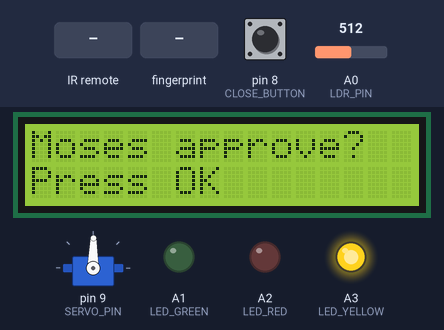
Bench run of a sketch on a simulated Arduino Uno, built with avr-gcc and run on an emulated ATmega328P. On the bench: servo, 16×2 character LCD, output pins drawn as LEDs (lit = HIGH). The test bench sets the inputs (shaded band); at power-on: A0 (LDR_PIN) = 512, pin 8 (CLOSE_BUTTON) HIGH. What the sketch prints to the serial monitor is not drawn.

Above: at 4.8 s.
4.9 s: infrared code 0x1C received
At 5.3 s:
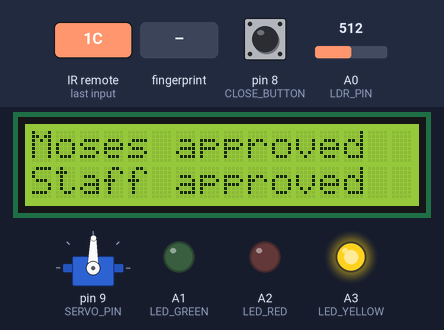
7.9 s: finger stored as number 1 placed on the sensor
At 9.6 s:
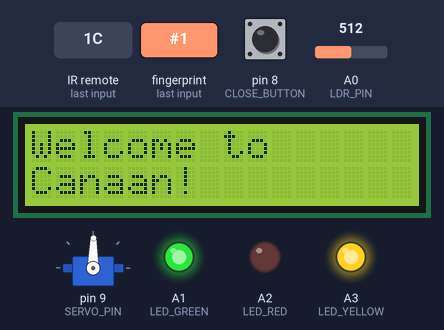
10.9 s: A0 (LDR_PIN) set to 488
At 12.1 s:
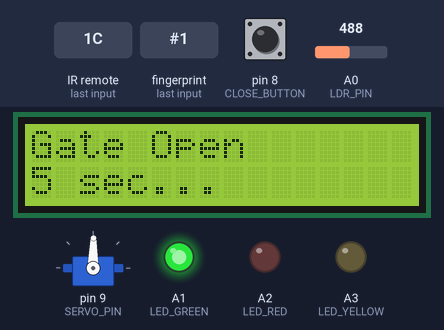
12.4 s: A0 (LDR_PIN) set to 510
At 13.4 s:
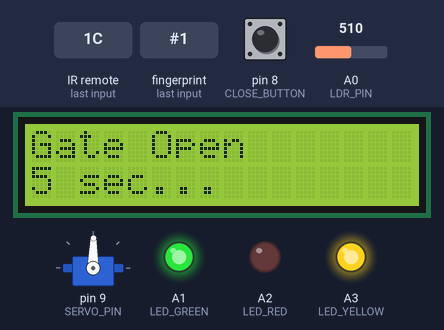
13.9 s: A0 (LDR_PIN) set to 490
At 16.8 s:
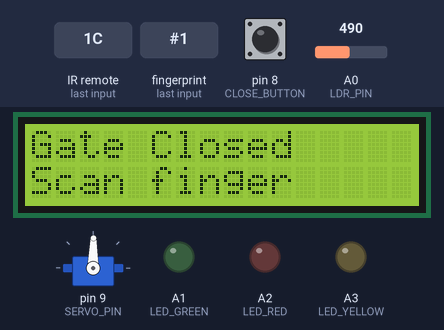
16.9 s: A0 (LDR_PIN) set to 511
At 19.1 s:
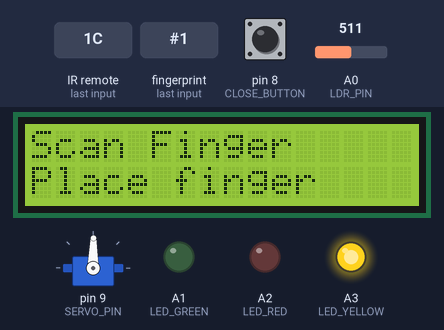
Timing chart, 0 to 20.4 s (numbered marks = the images above; inputs shaded):
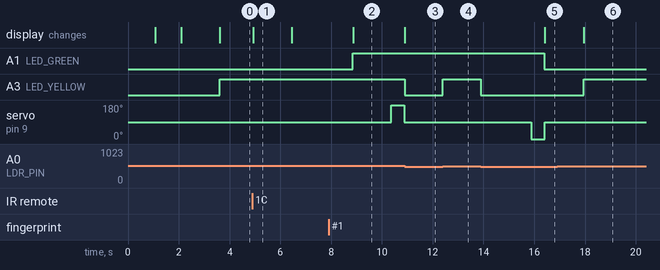

Measured:
- the behaviour switches between 501 and 500 on A0 (LDR_PIN) (found by bisection; images 2 and 3)
- after the input at 4.9 s, the display: changes at once (image 1)
- after the input at 7.9 s, A1 (LED_GREEN): LOW → HIGH after 0.95 s; servo on pin 9 (SERVO_PIN): 89° → 180° after 2.5 s, → 89° 0.52 s later; the display: changes after 0.97 s (image 2)
- after the input at 10.9 s, A3 (LED_YELLOW): HIGH → LOW at once
- after the input at 12.4 s, A3 (LED_YELLOW): LOW → HIGH at once
- after the input at 13.9 s, A3 (LED_YELLOW): HIGH → LOW at once
- after the input at 16.9 s, A3 (LED_YELLOW): LOW → HIGH after 1.0 s

The sketch:

ARD_GROUP_26.ino
```cpp
#include <IRremote.h>
#include <Servo.h>
#include <Wire.h>
#include <LiquidCrystal_I2C.h>
#include <Adafruit_Fingerprint.h>
#include <SoftwareSerial.h>

// ---------- IR Remote - Moses Approval ----------
#define IR_PIN 11
#define OK_BUTTON_CODE 0x1C

// ---------- Fingerprint ----------
#define FINGER_RX 3
#define FINGER_TX 2

SoftwareSerial fingerSerial(FINGER_RX, FINGER_TX);
Adafruit_Fingerprint finger = Adafruit_Fingerprint(&fingerSerial);

// ---------- LCD ----------
LiquidCrystal_I2C lcd(0x27, 16, 2);

// ---------- Pins ----------
#define LED_GREEN A1
#define LED_RED A2
#define LED_YELLOW A3

#define SERVO_PIN 9
#define CLOSE_BUTTON 8
#define LDR_PIN A0

// ---------- Servo 360 ----------
Servo redSeaServo;

#define SERVO_STOP 89
#define SERVO_OPEN 180
#define SERVO_CLOSE 0

// זמני פתיחה/סגירה
const int OPEN_TIME = 500;
const int CLOSE_TIME = 500;

// כמה זמן השער נשאר פתוח
const unsigned long GATE_OPEN_DURATION = 5000;

// ---------- Light Sensor ----------
const int DARK_THRESHOLD = 500;

// ---------- System states ----------
enum State {
  WAIT_FOR_REMOTE,
  WAIT_FOR_FINGER,
  SEA_OPEN
};

State state = WAIT_FOR_REMOTE;

unsigned long fingerStateStartTime = 0;
const unsigned long FINGER_GRACE_TIME = 2000;

unsigned long seaOpenStartTime = 0;

unsigned long remoteStateStartTime = 0;
const unsigned long REMOTE_GRACE_TIME = 700;

// רק אחרי שהשער נסגר אוטומטית הכפתור פעיל
bool buttonEnabledAfterAutoClose = false;

void setup() {
  Serial.begin(9600);

  pinMode(LED_GREEN, OUTPUT);
  pinMode(LED_RED, OUTPUT);
  pinMode(LED_YELLOW, OUTPUT);
  pinMode(CLOSE_BUTTON, INPUT_PULLUP);

  digitalWrite(LED_GREEN, LOW);
  digitalWrite(LED_RED, LOW);
  digitalWrite(LED_YELLOW, LOW);

  redSeaServo.attach(SERVO_PIN);
  redSeaServo.write(SERVO_STOP);
  delay(1000);

  lcd.init();
  lcd.backlight();

  IrReceiver.begin(IR_PIN, ENABLE_LED_FEEDBACK);

  finger.begin(57600);

  lcd.clear();
  lcd.setCursor(0, 0);
  lcd.print(F("System Loading"));
  lcd.setCursor(0, 1);
  lcd.print(F("Please wait"));

  Serial.println(F("System loading..."));

  if (finger.verifyPassword()) {
    Serial.println(F("Fingerprint sensor found!"));
  } else {
    Serial.println(F("Fingerprint sensor NOT found."));
    lcd.clear();
    lcd.setCursor(0, 0);
    lcd.print(F("Finger Error"));
    lcd.setCursor(0, 1);
    lcd.print(F("Check wiring"));
    while (1);
  }

  delay(1500);
  resetToRemote();
}

void loop() {
  checkLightSensor();

  if (state == WAIT_FOR_REMOTE) {
    checkRemote();
  }

  else if (state == WAIT_FOR_FINGER) {
    // הכפתור פעיל רק אחרי שהשער נסגר אוטומטית
    if (buttonEnabledAfterAutoClose && digitalRead(CLOSE_BUTTON) == LOW) {
      delay(80);

      if (digitalRead(CLOSE_BUTTON) == LOW) {
        while (digitalRead(CLOSE_BUTTON) == LOW) {
          delay(10);
        }

        resetToRemoteByButton();
        return;
      }
    }

    checkFingerprintBeforeOpen();
  }

  else if (state == SEA_OPEN) {
    digitalWrite(LED_GREEN, HIGH);
    digitalWrite(LED_RED, LOW);

    // בזמן שהשער פתוח הכפתור לא עושה כלום
    if (millis() - seaOpenStartTime >= GATE_OPEN_DURATION) {
      autoCloseSea();
    }
  }
}

// ---------- Light Sensor / Pillar of Fire ----------

void checkLightSensor() {
  int lightValue = analogRead(LDR_PIN);

  // עמוד האש נדלק כשחושך
  if (lightValue > DARK_THRESHOLD) {
    digitalWrite(LED_YELLOW, HIGH);
  } else {
    digitalWrite(LED_YELLOW, LOW);
  }
}

// ---------- IR Remote - Moses Approval ----------

void checkRemote() {
  if (millis() - remoteStateStartTime < REMOTE_GRACE_TIME) {
    if (IrReceiver.decode()) {
      IrReceiver.resume();
    }
    return;
  }

  if (IrReceiver.decode()) {
    byte command = IrReceiver.decodedIRData.command;

    Serial.print(F("Button code: 0x"));
    Serial.println(command, HEX);

    if (IrReceiver.decodedIRData.flags & IRDATA_FLAGS_IS_REPEAT) {
      IrReceiver.resume();
      return;
    }

    IrReceiver.resume();

    if (command == OK_BUTTON_CODE) {
      digitalWrite(LED_RED, LOW);
      digitalWrite(LED_GREEN, LOW);

      buttonEnabledAfterAutoClose = false;

      lcd.clear();
      lcd.setCursor(0, 0);
      lcd.print(F("Moses approved"));
      lcd.setCursor(0, 1);
      lcd.print(F("Staff approved"));

      Serial.println(F("Moses approved"));

      delay(1500);

      prepareFingerScan();
    }
  }
}

// ---------- Fingerprint ----------

void prepareFingerScan() {
  lcd.clear();
  lcd.setCursor(0, 0);
  lcd.print(F("Scan Finger"));
  lcd.setCursor(0, 1);
  lcd.print(F("Place finger"));

  Serial.println(F("Waiting for fingerprint..."));

  digitalWrite(LED_RED, LOW);
  digitalWrite(LED_GREEN, LOW);

  fingerStateStartTime = millis();
  state = WAIT_FOR_FINGER;
}

void checkFingerprintBeforeOpen() {
  if (millis() - fingerStateStartTime < FINGER_GRACE_TIME) {
    return;
  }

  lcd.setCursor(0, 0);
  lcd.print(F("Scan Finger     "));
  lcd.setCursor(0, 1);
  lcd.print(F("Place finger    "));

  int fingerID = getFingerprintID();

  if (fingerID == -1) {
    return;
  }

  if (fingerID > 0) {
    digitalWrite(LED_RED, LOW);
    digitalWrite(LED_GREEN, HIGH);

    buttonEnabledAfterAutoClose = false;

    lcd.clear();
    lcd.setCursor(0, 0);
    lcd.print(F("Welcome to"));
    lcd.setCursor(0, 1);
    lcd.print(F("Canaan!"));

    Serial.print(F("Fingerprint approved. ID: "));
    Serial.println(fingerID);

    delay(1500);
    openRedSea();
  }

  else if (fingerID == -2) {
    denyFingerprintBeforeOpen();
  }
}

int getFingerprintID() {
  uint8_t p = finger.getImage();

  if (p == FINGERPRINT_NOFINGER) {
    return -1;
  }

  if (p != FINGERPRINT_OK) {
    return -1;
  }

  p = finger.image2Tz();

  if (p != FINGERPRINT_OK) {
    return -1;
  }

  p = finger.fingerFastSearch();

  if (p == FINGERPRINT_OK) {
    return finger.fingerID;
  }

  if (p == FINGERPRINT_NOTFOUND) {
    return -2;
  }

  return -1;
}

// ---------- Access Denied ----------

void denyFingerprintBeforeOpen() {
  digitalWrite(LED_RED, HIGH);
  digitalWrite(LED_GREEN, LOW);

  redSeaServo.write(SERVO_STOP);

  lcd.clear();
  lcd.setCursor(0, 0);
  lcd.print(F("Access Denied"));
  lcd.setCursor(0, 1);
  lcd.print(F("Try again"));

  Serial.println(F("Access denied: Finger denied"));

  delay(3000);

  digitalWrite(LED_RED, LOW);

  // אחרי טביעה לא נכונה נשארים בשלב האצבע
  prepareFingerScan();
}

// ---------- Red Sea ----------

void openRedSea() {
  digitalWrite(LED_GREEN, HIGH);
  digitalWrite(LED_RED, LOW);

  // Servo 360: פתיחה לזמן קצר ואז עצירה
  redSeaServo.write(SERVO_OPEN);
  delay(OPEN_TIME);
  redSeaServo.write(SERVO_STOP);

  lcd.clear();
  lcd.setCursor(0, 0);
  lcd.print(F("Gate Open"));
  lcd.setCursor(0, 1);
  lcd.print(F("5 sec..."));

  Serial.println(F("Access granted - Red Sea opened"));

  seaOpenStartTime = millis();
  state = SEA_OPEN;
}

void autoCloseSea() {
  // סגירה אוטומטית אחרי 5 שניות
  redSeaServo.write(SERVO_CLOSE);
  delay(CLOSE_TIME);
  redSeaServo.write(SERVO_STOP);

  digitalWrite(LED_GREEN, LOW);
  digitalWrite(LED_RED, LOW);

  lcd.clear();
  lcd.setCursor(0, 0);
  lcd.print(F("Gate Closed"));
  lcd.setCursor(0, 1);
  lcd.print(F("Scan finger"));

  Serial.println(F("Gate auto closed - scan next finger"));

  delay(1500);

  buttonEnabledAfterAutoClose = true;

  prepareFingerScan();
}

// ---------- Reset by button ----------

void resetToRemoteByButton() {
  redSeaServo.write(SERVO_STOP);

  digitalWrite(LED_GREEN, LOW);
  digitalWrite(LED_RED, LOW);

  lcd.clear();
  lcd.setCursor(0, 0);
  lcd.print(F("Reset by Moses"));
  lcd.setCursor(0, 1);
  lcd.print(F("Press OK"));

  Serial.println(F("Button pressed after gate closed - reset to remote step"));

  delay(1500);

  resetToRemote();
}

// ---------- Reset ----------

void resetToRemote() {
  digitalWrite(LED_RED, LOW);
  digitalWrite(LED_GREEN, LOW);

  buttonEnabledAfterAutoClose = false;

  redSeaServo.write(SERVO_STOP);

  lcd.clear();
  lcd.setCursor(0, 0);
  lcd.print(F("Moses approve?"));
  lcd.setCursor(0, 1);
  lcd.print(F("Press OK"));

  Serial.println(F("System reset - Wait for OK"));

  remoteStateStartTime = millis();

  if (IrReceiver.decode()) {
    IrReceiver.resume();
  }

  state = WAIT_FOR_REMOTE;
}
```
